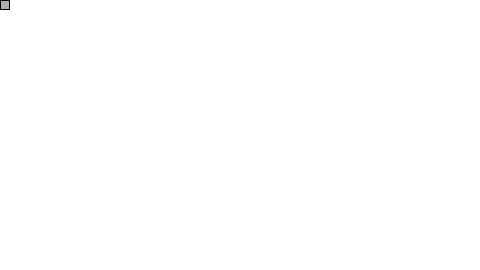
Frame 1 (no input)
Frame 60 (the mouse pressed at the canvas centre just before this capture): blank canvas, image omitted
Frame 120 (the mouse held since frame 60 and released just before this capture): blank canvas, image omitted

The Processing sketch that drew this single still picture (run headless with seeded random() and noise(); from frame 60 on, the mouse is pressed at the canvas centre):

// Processing sketch: quadrado_se_mexendo_em_toda_a_borda
// ── quadrado_se_mexendo_em_toda_a_borda.pde
int x = 0;
int y = 0;
int speed = 5;
int state = 0; //variável para manter o controle da localização do quadrado

void setup(){
 size(480,270);
 frameRate(120);
}

void draw(){
 background(255);
 
 stroke(0);
 fill(175);
 rect(x, y, 9, 9);
 
 //se o state é 0, mova para a direita.
 if (state == 0) {
  x = x + speed;
  //se, enquanto o state for 0, ele chegar no limite da janela, mude para 1
  //repita a mesma lógica para todas as direções
  if (x > width-10) {
   x = width-10;
   state = 1;
  }
 }else if (state == 1) {
  y = y + speed;
  if (y > height-10) {
   y = height-10;
   state = 2;
  }
 }else if (state == 2) {
  x = x - speed;
  if (x < 0) {
   x = 0;
   state = 3;
  }
 }else if (state == 3) {
  y = y - speed;
  if (y < 0) {
   y = 0;
   state = 0;
  }
 }
}
